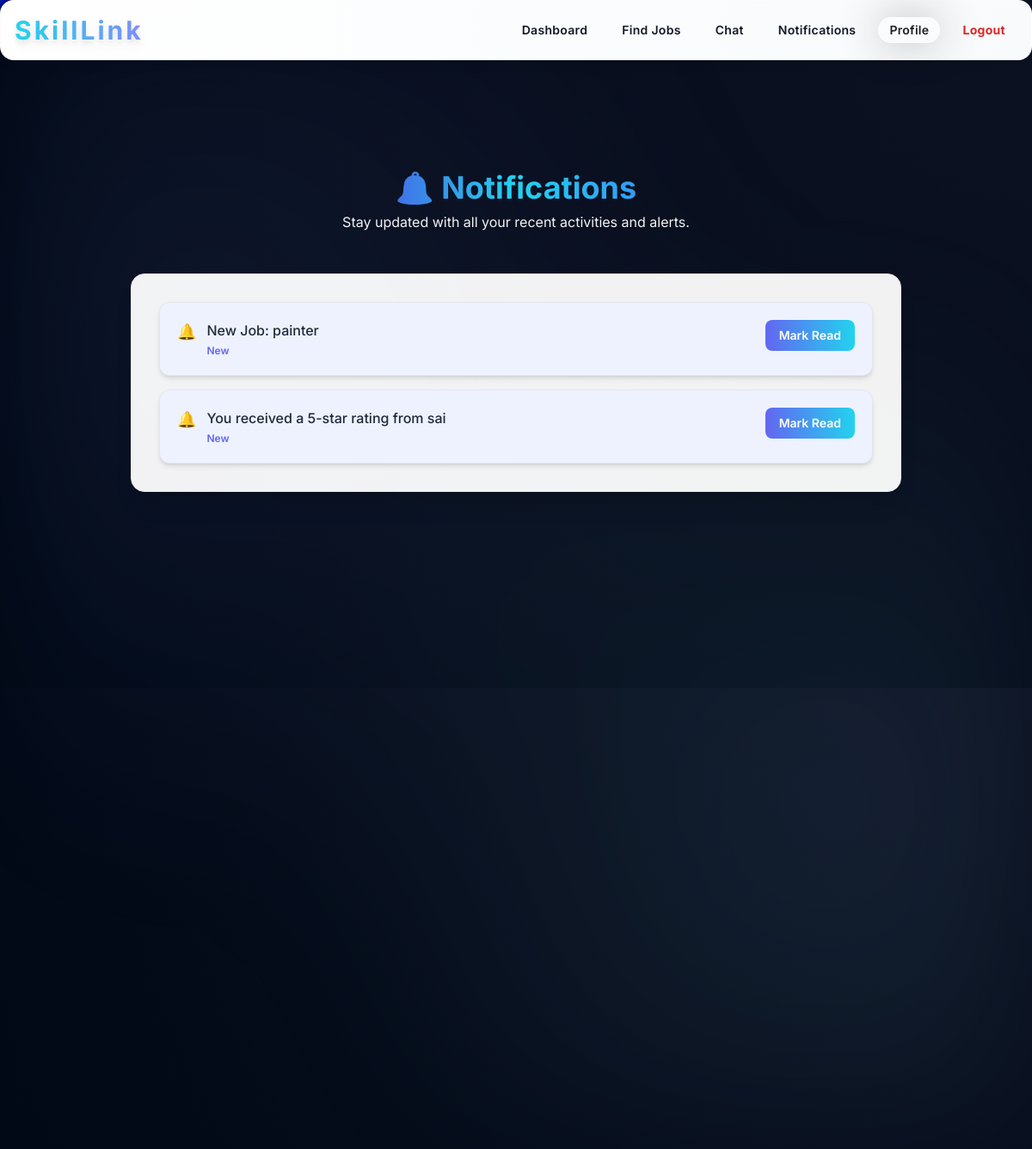
The page /notifications (signed in) on the database its author committed.
### models.py (models this page shows)
class Notification(db.Model):
    __tablename__ = 'notification'
    id = db.Column(db.Integer, primary_key=True)
    user_id = db.Column(db.Integer, db.ForeignKey('user.id'), nullable=False)
    message = db.Column(db.String(255), nullable=False)
    is_read = db.Column(db.Boolean, default=False)
    timestamp = db.Column(db.DateTime, default=datetime.utcnow)

### app.py (the view)
@app.route('/notifications')
@login_required
def notifications():
    notes = Notification.query.filter_by(user_id=current_user.id).order_by(Notification.id.desc()).all()
    return render_template('notifications.html', notifications=notes)

### app.py (called while the page is built)
@login_manager.user_loader
def load_user(user_id):
    return User.query.get(int(user_id))

### templates/notifications.html (shortened to what this page needs)
{% extends "base.html" %}
{% block content %}
<video autoplay muted loop playsinline id="bg-video"
  class="fixed top-0 left-0 w-full h-full object-cover z-0 opacity-55">
  <source src="{{ url_for('static', filename='videos/skilllink_bg.mp4') }}" type="video/mp4">
</video>
<div class="relative z-10 min-h-screen px-6 py-24 flex flex-col items-center">
  <div class="text-center mb-12">
    <h2 class="text-4xl font-bold text-transparent bg-clip-text bg-gradient-to-r from-indigo-600 via-cyan-400 to-blue-500">
    </h2>
    <p class="text-gray-100 mt-2">Stay updated with all your recent activities and alerts.</p>
  </div>
  <div class="w-full max-w-4xl bg-white/95 p-8 rounded-2xl shadow-xl border border-gray-200">
    {% if notifications %}
      <ul class="space-y-4 list-none pl-0">
        {% for n in notifications %}
          <li class="p-5 rounded-xl border border-gray-200 flex justify-between items-start shadow-md hover:bg-gray-50 transition duration-300 {% if not n.is_read %}bg-indigo-50{% else %}bg-white{% endif %}">
            <div class="flex items-start gap-3">
              {% if not n.is_read %}
                <span class="text-indigo-600 text-lg">🔔</span>
              {% else %}
                <span class="text-gray-400 text-lg">📨</span>
              {% endif %}
              <div>
                <p class="text-gray-800 font-medium">{{ n.message }}</p>
                {% if not n.is_read %}
                  <p class="text-xs text-indigo-500 font-semibold mt-1">New</p>
                {% endif %}
              </div>
            </div>
            <a href="{{ url_for('mark_notification_read', notification_id=n.id) }}"
               class="px-4 py-2 rounded-lg text-sm font-semibold text-white bg-gradient-to-r from-indigo-500 to-cyan-400 hover:opacity-90 transition">
              Mark Read
            </a>
          </li>
        {% endfor %}
      </ul>
    {% else %}
      <p class="text-gray-200 text-center text-lg">No notifications yet.</p>
    {% endif %}
  </div>
</div>
{% endblock %}

### templates/base.html (style rules this page uses)
:root { --bg-dark: #0a0f1c; --glass-bg: rgba(255, 255, 255, 0.15); --glass-border: rgba(255, 255, 255, 0.25); --primary: #7dd3fc; --secondary: #818cf8; --accent: #f97316; --text: #e2e8f0; --text-dim: #94a3b8; }
body { background: radial-gradient(circle at top right, #0d1222 0%, #000814 100%); color: var(--text); font-family: 'Inter', sans-serif; overflow-x: hidden; min-height: 100vh; }

### rows shown on the page
Notification: message "New Job: painter", is_read "New"
Notification: message "You received a 5-star rating from sai", is_read "New"
